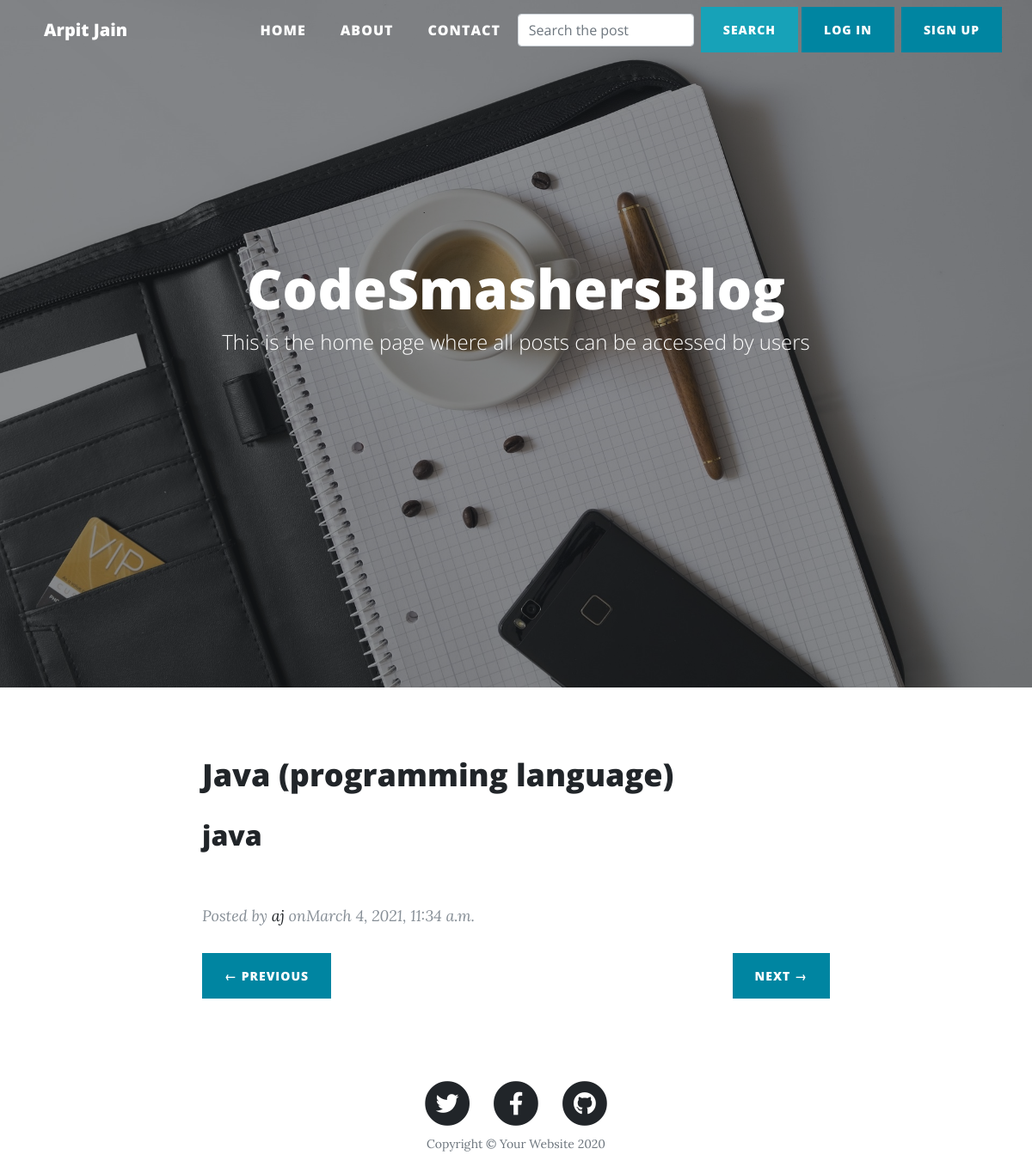
The app's page /myblog/, older data.
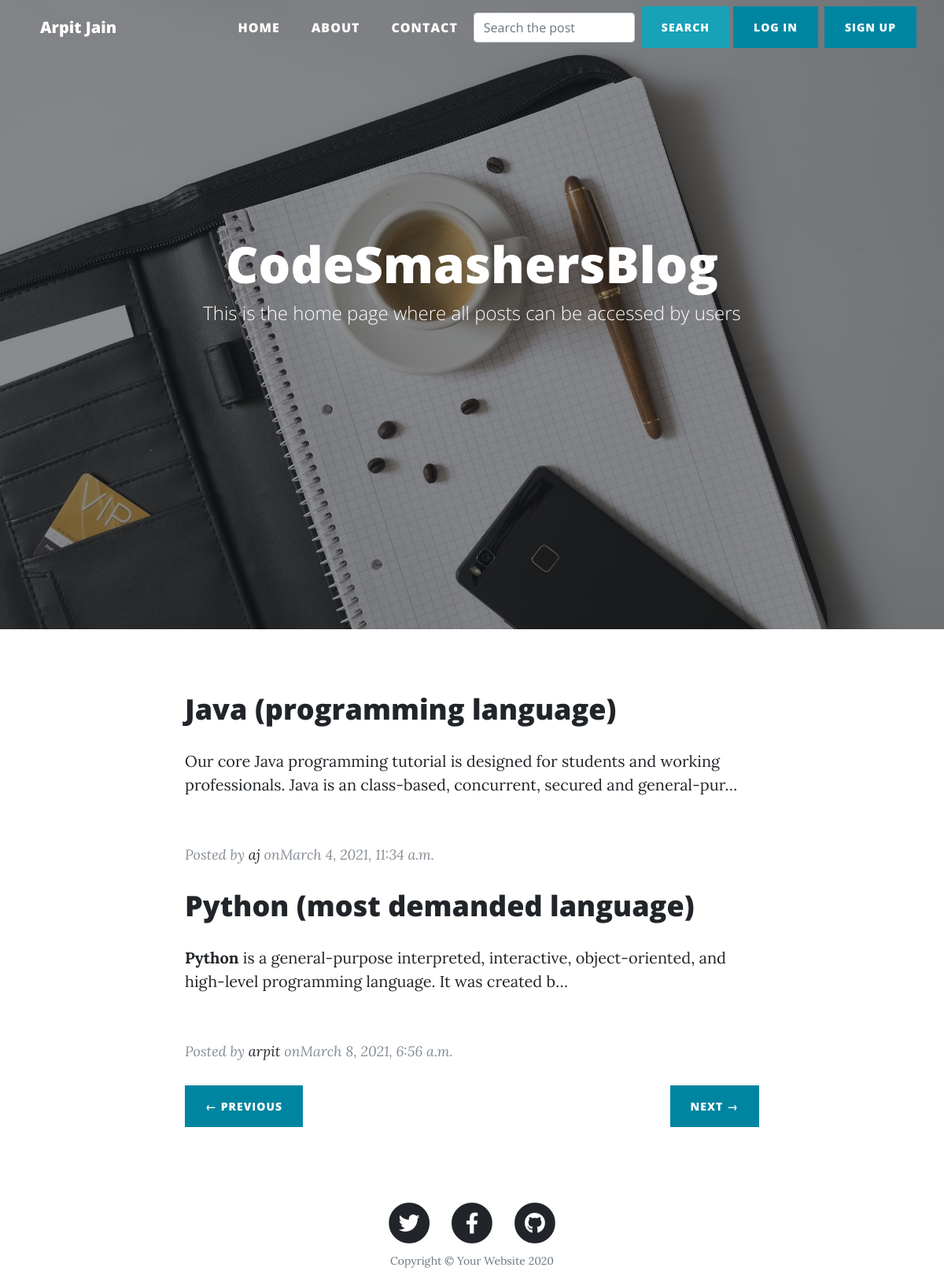
The same page, newer data.
### blog/models.py (models this page shows, shortened)
class Post(models.Model):
    sno=models.AutoField(primary_key=True)
    title=models.CharField(max_length=255)
    author=models.CharField(max_length=14)
    slug=models.CharField(max_length=130)
    timeStamp=models.DateTimeField(blank=True)
    content=models.TextField()
    views= models.IntegerField(default=0)

### blog/views.py (the view)
# urls.py: path('', views.home, name='home'),
def home(request):
    allPosts = Post.objects.all()
    params = {}
    params['no_of_posts'] = 2
    last = math.ceil( len(allPosts) / int(params['no_of_posts']  ))
    print(len(allPosts),last,params['no_of_posts'])
    page = request.GET.get('number')
    if not(str(page).isnumeric()):
        page = 1
    else:
        page = int(page)
    print("all goog till now",page)
    if len(allPosts)<params['no_of_posts']:
        print("test")
        prev = "#"
        next = "#"
    elif page == 1:
        prev = "#"
        next = "?number=" + str(int(page)+1)
    elif page == last:
        next = "#"
        prev = "?number=" + str(int(page)-1)
    else:
        prev = "?number=" + str(int(page)-1)
        next = "?number=" + str(int(page)+1)
    page=page-1
    allPosts = allPosts[page*int(params['no_of_posts']):page*int(params['no_of_posts'])+int(params['no_of_posts'])]
    params['allPosts']=allPosts
    params['prev'] = prev
    params['next'] = next
    return render(request,'myblog/home/home.html',params)

### templates/myblog/home/home.html (shortened to what this page needs)
{% extends 'myblog/base2.html' %}
{% block homeactive %}active
{% endblock homeactive %}
{% load static %}
{% block body %}
  <header class="masthead" style="background-image: url('/static/myblog/img/bg/bg1.jpg')">
    <div class="overlay"></div>
    <div class="container">
      <div class="row">
        <div class="col-lg-8 col-md-10 mx-auto">
          <div class="site-heading mt-5">
            <h1>CodeSmashersBlog</h1>
            <span class="subheading">This is the home page where all posts can be accessed by users</span>
          </div>
        </div>
      </div>
    </div>
  </header>
  <div class="container">
    <div class="row">
      <div class="col-lg-8 col-md-10 mx-auto">
        {% for post in allPosts %}
        <div class="post-preview">
          <a href="{{post.slug}}">
            <h2 class="post-title">
              {{post.title}}
            </h2>
            <p class="post-content">
              {{post.content|safe|truncatechars:150}}
            </p>
          </a>
          <br>
          <p class="post-meta">Posted by
            <a href="#">{{post.author}}</a>
            on{{post.timeStamp}}</p>
        </div>
        {% endfor %}
        <div class="clearfix">
           <a class="btn btn-primary float-right" href="{{next}}">Next &rarr;</a>
          <a class="btn btn-primary float-left" href="{{prev}}"> &larr; Previous </a>
        </div>
      </div>
    </div>
  </div>
{% endblock body %}

### templates/myblog/base2.html (shortened to what this page needs)
<!DOCTYPE html>
<html lang="en">
<head>
  {% load static %}
  <link href="https://cdn.jsdelivr.net/npm/bootstrap@5.0.0-beta2/dist/css/bootstrap.min.css" rel="stylesheet"
>
  <link href="{% static '/myblog/vendor/bootstrap/css/bootstrap.min.css' %}" rel="stylesheet">
  <link href="{% static '/myblog/vendor/fontawesome-free/css/all.min.css' %}" rel="stylesheet" type="text/css">
  <link href="{% static '/myblog/css/clean-blog.css' %}" rel="stylesheet">
</head>
<body>
  <nav class="navbar navbar-expand-lg navbar-light fixed-top" id="mainNav">
    <div class="container-fluid">
      <a class="navbar-brand" href="/about">Arpit Jain</a>
      <div class="collapse navbar-collapse" id="navbarResponsive">
        <ul class="navbar-nav ml-auto">
          <li class="nav-item {% block homeactive %}
            {% endblock homeactive %}">
            <a class="nav-link" href="/myblog">Home <span class="sr-only">(current)</span></a>
          </li>
          <li class="nav-item {% block aboutactive %}
            {% endblock aboutactive %}">
            <a class="nav-link" href="/myblog/about">About</a>
          </li>
          <li class="nav-item {% block contactactive %}
            {% endblock contactactive %}">
            <a class="nav-link" href="/myblog/contact">Contact</a>
          </li>
        </ul>
        <form class="form-inline my-2 my-lg-0" action="/myblog/search/" method="get">
          <input class="form-control mr-sm-2" type="search" placeholder="Search the post" aria-label="Search" name="query" required>
          <button class="btn btn-info my-1 my-sm-0" type="submit">Search</button>
        </form>
        {% if user.is_authenticated %}
        <ul class="navbar-nav ">
          <li class="nav-item dropdown mt-2">
            <a class="nav-link dropdown-toggle" href='#' id="navbarDropdown" role="button" data-toggle="dropdown">
              Welcome
              {{request.user}}</a>
            <div class="dropdown-menu" aria-labelledby="navbarDropdown">
              <a class="dropdown-item" href="/myblog/logout">Logout</a>
            </div>
          </li>
        </ul>
        {% else %}
        <button type="button" class="btn btn-primary mx-1" data-toggle="modal" data-target="#loginModal">
          Log in
        </button>
        <button type="button" class="btn btn-primary mx-1" data-toggle="modal" data-target="#signupModal">
          Sign Up
        </button>
        {% endif %}
      </div>
    </div>
  </nav>
  {% block body %}{% endblock body %}
  <footer class="mt-5">
    <div class="container mt-5 mb-2 pt-5 pb-2">
      <div class="row">
        <div class="col-lg-8 col-md-10 mx-auto">
          <ul class="list-inline text-center">
            <li class="list-inline-item">
              <a href="#">
                <span class="fa-stack fa-lg">
                  <i class="fas fa-circle fa-stack-2x"></i>
                  <i class="fab fa-twitter fa-stack-1x fa-inverse"></i>
                </span>
              </a>
            </li>
            <li class="list-inline-item">
              <a href="#">
                <span class="fa-stack fa-lg">
                  <i class="fas fa-circle fa-stack-2x"></i>
                  <i class="fab fa-facebook-f fa-stack-1x fa-inverse"></i>
                </span>
              </a>
            </li>
            <li class="list-inline-item">
              <a href="#">
                <span class="fa-stack fa-lg">
                  <i class="fas fa-circle fa-stack-2x"></i>
                  <i class="fab fa-github fa-stack-1x fa-inverse"></i>
                </span>
              </a>
            </li>
          </ul>
          <p class="copyright text-muted"style="margin-top: 10px;
">Copyright &copy; Your Website 2020</p>
        </div>
      </div>
    </div>
  </footer>
</body>
</html>

### static/myblog/css/clean-blog.css (style rules this page uses)
body { font-size: 20px; color: #212529; font-family: 'Lora', 'Times New Roman', serif; }
p { line-height: 1.5; margin: 30px 0; }
p a { text-decoration: underline; }
h1, h2, h3, h4, h5, h6 { font-weight: 800; font-family: 'Open Sans', 'Helvetica Neue', Helvetica, Arial, sans-serif; }
a { color: #212529; transition: all 0.2s; }
#mainNav { position: absolute; border-bottom: 1px solid #e9ecef; background-color: white; font-family: 'Open Sans', 'Helvetica Neue', Helvetica, Arial, sans-serif; }
#mainNav .navbar-brand { font-weight: 800; color: #343a40; }
#mainNav .navbar-nav > li.nav-item > a { font-size: 1rem; font-weight: 800; letter-spacing: 1px; text-transform: uppercase; }
@media only screen and (min-width: 992px) { #mainNav { border-bottom: 1px solid transparent; background: transparent; } }
@media only screen and (min-width: 992px) { #mainNav .navbar-brand { padding: 10px 20px; color: #fff; } }
@media only screen and (min-width: 992px) { #mainNav .navbar-nav > li.nav-item > a { padding: 10px 20px; color: #fff; } }
@media only screen and (min-width: 992px) { #mainNav { transition: background-color 0.2s; transform: translate3d(0, 0, 0); -webkit-backface-visibility: hidden; backface-visibility: hidden; } }
header.masthead { height:100vh; margin-bottom: 50px; background: no-repeat center center; background-color: #868e96; background-attachment: scroll; position: relative; background-size: cover; }
header.masthead .overlay { position: absolute; top: 0; left: 0; height: 100%; width: 100%; background-color: #212529; opacity: 0.5; }
header.masthead .page-heading, header.masthead .post-heading, header.masthead .site-heading { padding: 200px 0 150px; color: white; }
@media only screen and (min-width: 768px) { header.masthead .page-heading, header.masthead .post-heading, header.masthead .site-heading { padding: 250px 0; } }
header.masthead .page-heading, header.masthead .site-heading { text-align: center; }
header.masthead .page-heading h1, header.masthead .site-heading h1 { font-size: 4rem; margin-top: 0; }
header.masthead .page-heading .subheading, header.masthead .site-heading .subheading { font-size: 24px; font-weight: 300; line-height: 1.1; display: block; margin: 10px 0 0; font-family: 'Open Sans', 'Helvetica Neue', Helvetica, Arial, sans-serif; }
.post-preview > a { color: #212529; }
.post-preview > a > .post-title { font-size: 30px; margin-top: 30px; margin-bottom: 10px; }
.post-preview > .post-meta { font-size: 18px; font-style: italic; margin-top: 0; color: #868e96; }
.post-preview > .post-meta > a { text-decoration: none; color: #212529; }
@media only screen and (min-width: 768px) { .post-preview > a > .post-title { font-size: 36px; } }
footer .list-inline { margin: 0; padding: 0; }
footer .copyright { font-size: 14px; margin-bottom: 0; text-align: center; }
.btn { font-size: 14px; font-weight: 800; padding: 15px 25px; letter-spacing: 1px; text-transform: uppercase; border-radius: 0; font-family: 'Open Sans', 'Helvetica Neue', Helvetica, Arial, sans-serif; }
.btn-primary { background-color: #0085A1; border-color: #0085A1; }

Row changes from the older to the newer data that the page shows:
changed Post "Java (programming language)": content "java" → "Our core Java programming tutorial is designed for students and working professionals. Java is an class-based, concurrent, secured and general-pur…"
added Post: title "Python (most demanded language)", content "Python is a general-purpose interpreted, interactive, object-oriented, and high-level programming language. It was created b…", author "arpit", timeStamp "March 8, 2021, 6:56 a.m."
